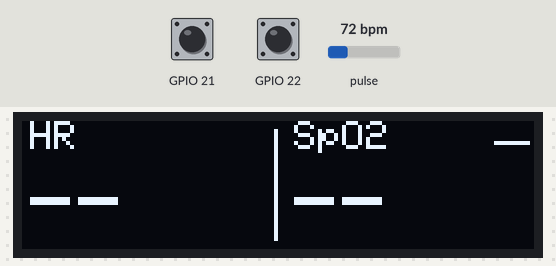
A program run on a simulated ESP32. On the bench: 128×32 one-colour display. The inputs (shaded band) are chosen by the test bench; at power-on: pulse 72 bpm, GPIO 21 HIGH, GPIO 22 HIGH. WiFi joins after 1.5 s; servers stay silent unless stated; EEPROM starts erased; no MQTT or app messages arrive unless stated; what the program prints to the serial monitor is not drawn.

Above: at 2.9 s.
3.0 s: pulse set to 158 bpm
At 5.9 s:
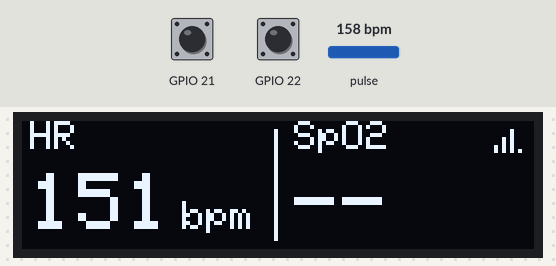
6.0 s: pulse set to 42 bpm
At 8.5 s:
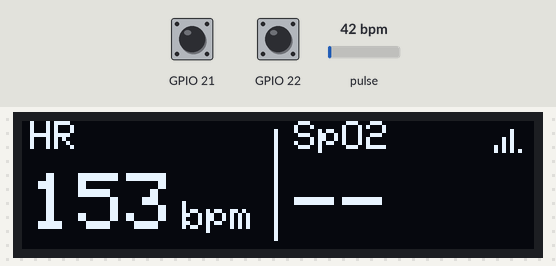
9.0 s: pulse set to 70 bpm
At 11.5 s:
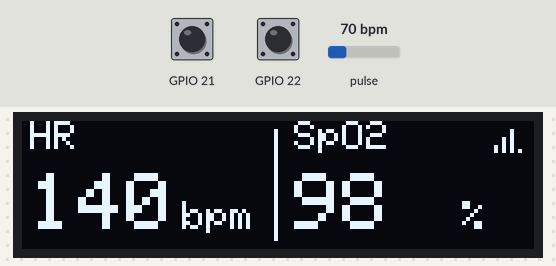
Timing chart, 0 to 13.0 s (numbered marks = the images above; inputs shaded):
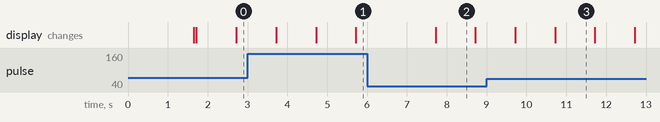

Measured:
- what the display in image 2 shows lasts 1.0 s, from 7.7 s to 8.7 s

The program:

main.cpp
```cpp
// XIAO ESP32C3 + MH-ET LIVE MAX30102 -> MQTT pulse oximeter node.
//
// Wiring (I2C):
//   MAX30102 VIN -> XIAO 3V3      MAX30102 SDA -> XIAO D4 (GPIO6)
//   MAX30102 GND -> XIAO GND      MAX30102 SCL -> XIAO D5 (GPIO7)
//
// NOT A MEDICAL DEVICE. Readings are uncalibrated and for learning only.

#include <Arduino.h>
#include <Wire.h>
#include <esp_system.h>
#include <Preferences.h>
#include <MAX30105.h>
#include "vitals.h"
#include "display.h"
#include "secrets.h"

// Bring-up build (`-e seeed_xiao_esp32c3_nonet`) drops the radio entirely so a
// sensor or wiring fault can be told apart from a WiFi or power problem.
#ifdef NO_NETWORK
namespace net {
  void begin() {}
  void loop()  {}
  bool connected() { return false; }
  int  rssi()      { return 0; }
  bool publish(const char*, const char*, bool = false) { return false; }
}
#else
#include "net.h"
#endif

// Per-board I2C pins, set from platformio.ini build flags.
// XIAO ESP32C3: D4/D5 = GPIO6/7.  ESP32 DevKit V1: GPIO21/22.
#ifndef I2C_SDA_PIN
#define I2C_SDA_PIN 6
#endif
#ifndef I2C_SCL_PIN
#define I2C_SCL_PIN 7
#endif
static const uint8_t  I2C_SDA = I2C_SDA_PIN;
static const uint8_t  I2C_SCL = I2C_SCL_PIN;

static const uint16_t SAMPLE_HZ    = 100;  // effective rate out of the FIFO
static const uint8_t  WAVE_DECIM   = 2;    // publish every 2nd sample -> 50 Hz
static const uint8_t  WAVE_BATCH   = 25;   // 25 samples @ 50 Hz -> 1 msg / 500 ms
static const uint32_t VITALS_EVERY = 1000; // ms

MAX30105     sensor;
VitalsEngine engine;
bool         sensorOk = false;

// Survives resets (not power loss). A count that climbs on its own means the
// board is rebooting; one that only moves when the serial port is opened means
// the chip is fine and it is just USB CDC dropping.
RTC_DATA_ATTR static uint32_t bootCount = 0;

int16_t  waveBuf[WAVE_BATCH];
uint8_t  waveCount  = 0;
uint8_t  decimCount = 0;
uint32_t lastVitals = 0;
char     payload[768];

// A device interrupted mid-transfer can hold SDA low indefinitely, which
// wedges the bus: every later transaction blocks and the board watchdogs.
// Clocking SCL up to nine times lets it finish the byte it believes it is
// sending and release the line. Must run before Wire.begin() takes the pins.
static bool recoverI2C() {
  pinMode(I2C_SDA, INPUT_PULLUP);
  pinMode(I2C_SCL, INPUT_PULLUP);
  delayMicroseconds(10);

  Serial.printf("[i2c] idle lines: SDA=%s SCL=%s\n",
                digitalRead(I2C_SDA) ? "high" : "LOW (stuck)",
                digitalRead(I2C_SCL) ? "high" : "LOW (stuck)");

  if (digitalRead(I2C_SDA) == HIGH) return true;   // nothing to recover

  Serial.println("[i2c] SDA held low — clocking the bus free");
  pinMode(I2C_SCL, OUTPUT_OPEN_DRAIN);
  digitalWrite(I2C_SCL, HIGH);
  for (uint8_t i = 0; i < 9 && digitalRead(I2C_SDA) == LOW; i++) {
    digitalWrite(I2C_SCL, LOW);  delayMicroseconds(5);
    digitalWrite(I2C_SCL, HIGH); delayMicroseconds(5);
  }
  // Manual STOP so the next transaction starts from a known state.
  pinMode(I2C_SDA, OUTPUT_OPEN_DRAIN);
  digitalWrite(I2C_SDA, LOW);  delayMicroseconds(5);
  digitalWrite(I2C_SCL, HIGH); delayMicroseconds(5);
  digitalWrite(I2C_SDA, HIGH); delayMicroseconds(5);

  pinMode(I2C_SDA, INPUT_PULLUP);
  pinMode(I2C_SCL, INPUT_PULLUP);
  bool freed = digitalRead(I2C_SDA) == HIGH;
  Serial.printf("[i2c] recovery %s\n", freed ? "succeeded" : "FAILED — check wiring");
  return freed;
}

static void scanI2C() {
  Serial.println("[i2c] scanning...");
  uint8_t found = 0;
  for (uint8_t addr = 1; addr < 127; addr++) {
    Wire.beginTransmission(addr);
    if (Wire.endTransmission() == 0) {
      const char* who = addr == 0x57 ? "  <- MAX30102"
                      : (addr == 0x3C || addr == 0x3D) ? "  <- SSD1306 OLED" : "";
      Serial.printf("[i2c]   device at 0x%02X%s\n", addr, who);
      found++;
    }
    delay(1);   // keep the watchdog fed across a slow or marginal bus
  }
  if (found == 0) Serial.println("[i2c]   nothing found — check wiring and pull-ups");
}

void setup() {
  Serial.begin(115200);
  delay(1500);                       // let USB CDC enumerate before first print
  Serial.println("\n=== iot-vitals node: " DEVICE_ID " ===");
  bootCount++;

  // RTC RAM does not survive every reset type, so also keep a count in flash.
  // A flash count that climbs proves the chip is genuinely restarting rather
  // than the USB peripheral merely detaching.
  static const char* REASONS[] = {"unknown","poweron","ext","sw","panic",
                                  "int_wdt","task_wdt","wdt","deepsleep",
                                  "brownout","sdio"};
  Preferences prefs;
  prefs.begin("vitals", false);
  uint32_t flashBoots = prefs.getUInt("boots", 0) + 1;
  prefs.putUInt("boots", flashBoots);
  prefs.end();

  int rr = (int)esp_reset_reason();
  Serial.printf("[boot] rtc=%lu flash=%lu reason=%d(%s)\n",
                (unsigned long)bootCount, (unsigned long)flashBoots, rr,
                (rr >= 0 && rr <= 10) ? REASONS[rr] : "?");

  recoverI2C();
  Wire.begin(I2C_SDA, I2C_SCL);
  // 100 kHz: a second device plus longer jumpers adds bus capacitance, and
  // 400 kHz is where marginal wiring starts corrupting transfers.
  Wire.setClock(100000);
  Wire.setTimeOut(25);          // ms — never block the boot on a dead device
  scanI2C();

  // A missing sensor is reported, not fatal: the node still joins the network
  // and publishes its state, so a wiring fault is visible on the dashboard
  // instead of looking like a dead board.
  sensorOk = sensor.begin(Wire, I2C_SPEED_FAST);
  if (sensorOk) {
    // ledBrightness, sampleAverage, ledMode(2=red+IR), sampleRate, pulseWidth, adcRange.
    // 400 Hz averaged by 4 gives the 100 Hz stream the engine expects.
    //
    // adcRange 16384 (not the 4096 of most examples): a fingertip pressed on
    // this module reflects enough IR to peg the 18-bit ADC at 262143 on the
    // smaller range, which clips away the entire pulsatile signal. The wider
    // range trades quantisation for headroom, and the AC component is still
    // hundreds of counts.
    sensor.setup(0x3C, 4, 2, 400, 411, 16384);
    sensor.setPulseAmplitudeGreen(0);   // MAX30102 has no green LED
    Serial.println("[max30102] ready — place a fingertip over the sensor");
  } else {
    Serial.printf("[max30102] NOT FOUND — continuing without it. "
                  "Check 3V3, GND, SDA=GPIO%d, SCL=GPIO%d.\n", I2C_SDA, I2C_SCL);
  }
  engine.begin();

  // Optional 0.91" OLED on the same bus. Reported either way so a wiring
  // mistake is visible at boot rather than silently doing nothing.
  Serial.printf("[oled] %s\n", display::begin() ? "found" : "not found (optional)");
  display::message("iot-vitals", "connecting...");

  net::begin();
}

void loop() {
  net::loop();

  // Drain the FIFO. Doing this in a tight loop keeps latency low even if the
  // network layer stalls briefly.
  if (sensorOk) {
  sensor.check();
  while (sensor.available()) {
    uint32_t red = sensor.getFIFORed();
    uint32_t ir  = sensor.getFIFOIR();
    engine.update(red, ir);

    if (++decimCount >= WAVE_DECIM) {
      decimCount = 0;
      if (waveCount < WAVE_BATCH) waveBuf[waveCount++] = engine.waveformSample();
    }
    sensor.nextSample();
  }
  }

  // --- PPG waveform batch --------------------------------------------------
  if (waveCount >= WAVE_BATCH) {
    int n = snprintf(payload, sizeof(payload),
                     "{\"t\":%lu,\"fs\":%u,\"ppg\":[",
                     (unsigned long)millis(), SAMPLE_HZ / WAVE_DECIM);
    for (uint8_t i = 0; i < waveCount && n < (int)sizeof(payload) - 16; i++) {
      n += snprintf(payload + n, sizeof(payload) - n, "%s%d",
                    i ? "," : "", waveBuf[i]);
    }
    snprintf(payload + n, sizeof(payload) - n, "]}");
    net::publish("ppg", payload);
    waveCount = 0;
  }

  // --- beat intervals for HRV ----------------------------------------------
  // Published as they happen rather than on the 1 Hz tick, so no beat is lost
  // and the server sees true spacing.
  {
    uint16_t ibi[16];
    uint8_t  count = engine.takeIntervals(ibi, 16);
    if (count > 0) {
      int n = snprintf(payload, sizeof(payload), "{\"t\":%lu,\"ibi\":[",
                       (unsigned long)millis());
      for (uint8_t i = 0; i < count && n < (int)sizeof(payload) - 12; i++) {
        n += snprintf(payload + n, sizeof(payload) - n, "%s%u", i ? "," : "", ibi[i]);
      }
      snprintf(payload + n, sizeof(payload) - n, "]}");
      net::publish("ibi", payload);
    }
  }

  // --- vitals summary ------------------------------------------------------
  uint32_t now = millis();
  if (now - lastVitals >= VITALS_EVERY) {
    lastVitals = now;
    VitalsReading v = engine.read();

    snprintf(payload, sizeof(payload),
             "{\"t\":%lu,\"bpm\":%.1f,\"spo2\":%.1f,\"pi\":%.2f,"
             "\"finger\":%s,\"ir\":%lu,\"rdc\":%lu,\"rssi\":%d,\"up\":%lu}",
             (unsigned long)now, v.bpm, v.spo2, v.perfusion,
             v.fingerOn ? "true" : "false", (unsigned long)v.irDc, (unsigned long)v.redDc,
             net::rssi(), (unsigned long)(now / 1000),
             sensorOk ? "true" : "false", v.saturated ? "true" : "false");

    display::show(v, sensorOk, net::connected(), net::rssi());

    if (!net::publish("vitals", payload)) {
      // Offline: keep the reading visible on the serial monitor so the sensor
      // can still be tested without a broker.
      Serial.printf("[offline] %s\n", payload);
    } else if (v.saturated) {
      Serial.printf("[vitals] ADC SATURATED (ir=%lu) — reduce LED power\n",
                    (unsigned long)v.irDc);
    } else if (v.fingerOn) {
      Serial.printf("[vitals] bpm=%.1f spo2=%.1f pi=%.2f%%\n", v.bpm, v.spo2, v.perfusion);
    }
  }
}
```

secrets.example.h
```cpp
#pragma once
// Copy this file to secrets.h and fill in your values.
// secrets.h is gitignored so your credentials stay out of version control.

#define WIFI_SSID   "your-wifi-name"
#define WIFI_PASS   "your-wifi-password"

// IP of the machine running the Mosquitto broker (not "localhost" — the
// ESP32 needs the LAN address). Find it with:  hostname -I
#define MQTT_HOST   "192.168.1.100"
#define MQTT_PORT   1883

// Leave blank if the broker allows anonymous connections.
#define MQTT_USER   ""
#define MQTT_PASS   ""

// Unique per board — becomes the MQTT topic prefix and the dashboard label.
#define DEVICE_ID   "esp32-01"
```

display.cpp
```cpp
#include "display.h"
#include <Wire.h>
#include <Adafruit_GFX.h>
#include <Adafruit_SSD1306.h>

namespace display {
namespace {

const uint8_t  WIDTH   = 128;
const uint8_t  HEIGHT  = 32;
const uint8_t  ADDR_A  = 0x3C;   // nearly all 0.91" modules
const uint8_t  ADDR_B  = 0x3D;   // a few are strapped high

Adafruit_SSD1306 oled(WIDTH, HEIGHT, &Wire, -1);
bool ok = false;

// Centre a string horizontally for the current text size.
void centred(const char* s, int16_t y, uint8_t size) {
  oled.setTextSize(size);
  int16_t w = strlen(s) * 6 * size;
  oled.setCursor((WIDTH - w) / 2, y);
  oled.print(s);
}

// Signal strength as a four-bar meter in the top-right corner. Bars read at a
// glance from across a desk in a way that "-61 dBm" does not.
void wifiBars(int rssi, bool netUp) {
  const int16_t x = WIDTH - 10, y = 0;
  if (!netUp) {
    oled.drawLine(x, y + 5, x + 8, y + 5, SSD1306_WHITE);  // dash = no link
    return;
  }
  uint8_t bars = rssi >= -55 ? 4 : rssi >= -65 ? 3 : rssi >= -75 ? 2 : 1;
  for (uint8_t i = 0; i < 4; i++) {
    int16_t h = 2 + i * 2;
    if (i < bars) oled.fillRect(x + i * 2, y + 8 - h, 1, h, SSD1306_WHITE);
    else          oled.drawPixel(x + i * 2, y + 7, SSD1306_WHITE);
  }
}

}  // namespace

// Adafruit_SSD1306::begin() returns true whenever it can allocate its buffer —
// it does not check that anything on the bus actually answered. Probe for a
// real ACK first, or a missing display reports itself as present and we spend
// I2C bandwidth writing into the void once a second.
static bool acks(uint8_t addr) {
  Wire.beginTransmission(addr);
  return Wire.endTransmission() == 0;
}

bool begin() {
  uint8_t addr = acks(ADDR_A) ? ADDR_A : acks(ADDR_B) ? ADDR_B : 0;
  if (addr == 0) { ok = false; return false; }

  ok = oled.begin(SSD1306_SWITCHCAPVCC, addr);
  if (!ok) return false;
  oled.clearDisplay();
  oled.setTextColor(SSD1306_WHITE);
  oled.display();
  return true;
}

bool present() { return ok; }

void message(const char* line1, const char* line2) {
  if (!ok) return;
  oled.clearDisplay();
  if (line2) {
    centred(line1, 4, 1);
    centred(line2, 18, 1);
  } else {
    centred(line1, 12, 1);
  }
  oled.display();
}

void show(const VitalsReading& v, bool sensorOk, bool netUp, int rssi) {
  if (!ok) return;
  oled.clearDisplay();

  if (!sensorOk) {
    centred("NO SENSOR", 4, 1);
    centred("check SDA/SCL", 18, 1);
    oled.display();
    return;
  }

  if (v.saturated) {
    centred("SIGNAL CLIPPED", 4, 1);
    centred("ease off finger", 18, 1);
    wifiBars(rssi, netUp);
    oled.display();
    return;
  }

  if (!v.fingerOn) {
    centred("Place a finger", 12, 1);
    wifiBars(rssi, netUp);
    oled.display();
    return;
  }

  // Measuring: two columns, label above value, divider between.
  oled.drawLine(63, 2, 63, 29, SSD1306_WHITE);

  oled.setTextSize(1);
  oled.setCursor(2, 0);
  oled.print("HR");
  oled.setCursor(68, 0);
  oled.print("SpO2");

  char buf[8];
  oled.setTextSize(2);

  // A dash beats a zero: it says "not yet" rather than asserting a value.
  if (v.bpm > 0) snprintf(buf, sizeof(buf), "%d", (int)lroundf(v.bpm));
  else           snprintf(buf, sizeof(buf), "--");
  oled.setCursor(2, 13);
  oled.print(buf);

  if (v.spo2 > 0) snprintf(buf, sizeof(buf), "%d", (int)lroundf(v.spo2));
  else            snprintf(buf, sizeof(buf), "--");
  oled.setCursor(68, 13);
  oled.print(buf);

  oled.setTextSize(1);
  if (v.bpm > 0)  { oled.setCursor(40, 20); oled.print("bpm"); }
  if (v.spo2 > 0) { oled.setCursor(110, 20); oled.print("%"); }

  wifiBars(rssi, netUp);
  oled.display();
}

}  // namespace display
```

display.h
```cpp
#pragma once
#include <Arduino.h>
#include "vitals.h"

// 0.91" SSD1306 (128x32) on the same I2C bus as the sensor. Entirely optional:
// if no display answers, every call here is a no-op and the node runs as before.
namespace display {

bool begin();
bool present();

// Called once a second alongside the MQTT publish. Chooses what to render
// from the state of the reading, so the screen explains itself rather than
// showing stale numbers.
void show(const VitalsReading& v, bool sensorOk, bool netUp, int rssi);

void message(const char* line1, const char* line2 = nullptr);

}  // namespace display
```

net.cpp
```cpp
#include "net.h"
#include "secrets.h"
#include <WiFi.h>
#include <PubSubClient.h>

namespace net {
namespace {

WiFiClient   wifiClient;
PubSubClient mqtt(wifiClient);

char topicBase_[64];
char statusTopic_[80];
char scratch_[96];

uint32_t nextMqttAttempt_ = 0;
uint16_t backoffMs_       = 1000;

// PPG batches run a few hundred bytes; PubSubClient's 256-byte default would
// silently drop them.
const uint16_t MQTT_BUFFER = 1024;

void connectMqtt() {
  if (WiFi.status() != WL_CONNECTED) return;

  Serial.printf("[mqtt] connecting to %s:%d ... ", MQTT_HOST, MQTT_PORT);

  // Register "offline" as the last will so an unplugged board shows as gone
  // instead of freezing on its final reading.
  bool ok;
  if (strlen(MQTT_USER) > 0) {
    ok = mqtt.connect(DEVICE_ID, MQTT_USER, MQTT_PASS, statusTopic_, 1, true, "offline");
  } else {
    ok = mqtt.connect(DEVICE_ID, statusTopic_, 1, true, "offline");
  }

  if (ok) {
    Serial.println("ok");
    mqtt.publish(statusTopic_, "online", true);
    backoffMs_ = 1000;
  } else {
    Serial.printf("failed rc=%d, retrying in %ums\n", mqtt.state(), backoffMs_);
    nextMqttAttempt_ = millis() + backoffMs_;
    if (backoffMs_ < 30000) backoffMs_ *= 2;   // back off, but keep trying
  }
}

}  // namespace

void begin() {
  snprintf(topicBase_,   sizeof(topicBase_),   "vitals/%s", DEVICE_ID);
  snprintf(statusTopic_, sizeof(statusTopic_), "%s/status", topicBase_);

  WiFi.mode(WIFI_STA);

  // Power envelope matters more than raw range here: a XIAO on a USB port that
  // is already near its budget browns out on full-power transmit peaks, and
  // drops off the bus entirely. 11 dBm is plenty for a node sitting indoors on
  // the same LAN as the broker. Modem sleep is left enabled — the MAX30102's
  // FIFO buffers samples, so the radio napping between publishes costs no data.
  WiFi.setTxPower(WIFI_POWER_11dBm);
  WiFi.setAutoReconnect(true);
  WiFi.begin(WIFI_SSID, WIFI_PASS);
  Serial.printf("[wifi] joining %s\n", WIFI_SSID);

  mqtt.setServer(MQTT_HOST, MQTT_PORT);
  mqtt.setBufferSize(MQTT_BUFFER);
  mqtt.setKeepAlive(15);
}

void loop() {
  if (WiFi.status() != WL_CONNECTED) return;

  static bool announced = false;
  if (!announced) {
    Serial.printf("[wifi] connected, ip=%s rssi=%d\n",
                  WiFi.localIP().toString().c_str(), WiFi.RSSI());
    announced = true;
  }

  if (!mqtt.connected()) {
    if ((int32_t)(millis() - nextMqttAttempt_) >= 0) connectMqtt();
  } else {
    mqtt.loop();
  }
}

bool connected() { return WiFi.status() == WL_CONNECTED && mqtt.connected(); }

int rssi() { return WiFi.RSSI(); }

bool publish(const char* subtopic, const char* payload, bool retain) {
  if (!mqtt.connected()) return false;
  snprintf(scratch_, sizeof(scratch_), "%s/%s", topicBase_, subtopic);
  return mqtt.publish(scratch_, payload, retain);
}

}  // namespace net
```

net.h
```cpp
#pragma once
#include <Arduino.h>

namespace net {

void begin();

// Drives WiFi and MQTT reconnection. Must be called every loop(); never blocks.
void loop();

bool connected();
int  rssi();

// Returns false if the payload could not be handed to the broker.
bool publish(const char* subtopic, const char* payload, bool retain = false);

}  // namespace net
```

Source omitted: vitals.cpp (8646 bytes), vitals.h (4029 bytes)
